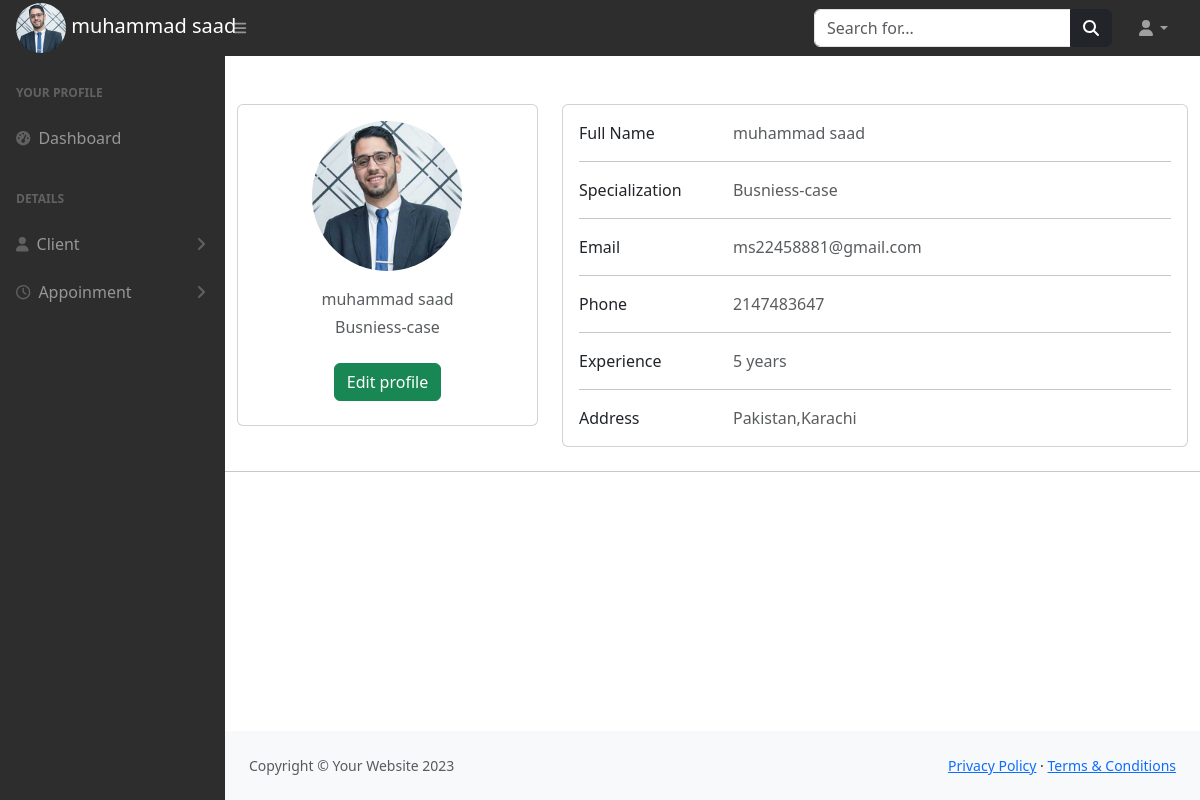
The page /lawyer-panel/lawyer.php (signed in) on the database its author committed.
### tables this page shows
CREATE TABLE `lawyer` (
  `id` int(255) NOT NULL,
  `name` varchar(255) NOT NULL,
  `case` int(255) NOT NULL,
  `email` varchar(255) NOT NULL,
  `password` varchar(255) NOT NULL,
  `phone` int(255) NOT NULL,
  `experience` varchar(255) NOT NULL,
  `address` text NOT NULL,
  `image` varchar(255) NOT NULL
);

CREATE TABLE `cases` (
  `cid` int(255) NOT NULL,
  `case_name` varchar(255) NOT NULL
);

### lawyer-panel/lawyer.php (the view, shortened to what this page needs)
<?php
include('includes/header.php');
include('includes/topbar.php');
include('includes/sidebar.php');
include("../config.php");
$lawyer_id=$_SESSION['id'];
$profile="SELECT*FROM `lawyer` as l inner join `cases` as c on l.case=c.cid where id='$lawyer_id'";
$query=mysqli_query($connection,$profile);
if (mysqli_num_rows($query)>0) {
  while ($data=mysqli_fetch_assoc($query)) {
?>
  <section >
  <div class="container  mt-5 ">
    <div class="row">
      <div class="col-lg-4">
        <div class="card mb-4 ">
          <div class="card-body text-center">
          <img src="<?php echo '../admin-panel/image/' .$data['image']?>" alt="avatar"
              class="rounded-circle img-fluid" style="width: 150px;height:150px">
            <p class="text-muted mb-1"><?php echo $data['name']?></p>
            <p class="text-muted mb-4"><?php echo $data['case_name']?></p>
            <div class="d-flex justify-content-center mb-2">
              <a href="updatelawyer.php?id=<?php echo $data['id']?>" class="btn btn-success">Edit profile</a>
            </div>
          </div>
        </div>
      </div>
      <div class="col-lg-8">
        <div class="card mb-4">
          <div class="card-body">
            <div class="row">
              <div class="col-sm-3">
                <p class="mb-0">Full Name</p>
              </div>
              <div class="col-sm-9">
                <p class="text-muted mb-0"><?php echo $data['name']?></p>
              </div>
            </div>
            <hr>
            <div class="row">
              <div class="col-sm-3">
                <p class="mb-0">Specialization</p>
              </div>
              <div class="col-sm-9">
                <p class="text-muted mb-0"><?php echo $data['case_name']?></p>
              </div>
            </div>
            <hr>
            <div class="row">
              <div class="col-sm-3">
                <p class="mb-0">Email</p>
              </div>
              <div class="col-sm-9">
                <p class="text-muted mb-0"><?php echo $data['email']?></p>
              </div>
            </div>
            <hr>
            <div class="row">
              <div class="col-sm-3">
                <p class="mb-0">Phone</p>
              </div>
              <div class="col-sm-9">
                <p class="text-muted mb-0"><?php echo $data['phone']?></p>
              </div>
            </div>
            <hr>
            <div class="row">
              <div class="col-sm-3">
                <p class="mb-0">Experience</p>
              </div>
              <div class="col-sm-9">
                <p class="text-muted mb-0"><?php echo $data['experience']?> years</p>
              </div>
            </div>
            <hr>
            <div class="row">
              <div class="col-sm-3">
                <p class="mb-0">Address</p>
              </div>
              <div class="col-sm-9">
                <p class="text-muted mb-0"><?php echo $data['address']?></p>
              </div>
            </div>
          </div>
        </div>
      </div>
      <hr>
      </section>
<?php
 }
}
?>
</body>
</html>
<?php
include('includes/footer.php');
?>

### lawyer-panel/includes/topbar.php (shortened to what this page needs)
<nav class="sb-topnav navbar navbar-expand navbar-dark" style="background-color:#2e2d2d;" >
            <?php
            include("../config.php");
            $id=$_SESSION['id'];
            $query="SELECT*FROM `lawyer` as l inner join `cases` as c on l.case=c.cid where id='$id'";
            $run=mysqli_query($connection,$query);
            if (mysqli_num_rows($run)>0) {
                while ($data=mysqli_fetch_assoc($run)) {
            ?>
            <a class="navbar-brand ps-3 mt-3 mb-3 " href="">
                <img src="<?php echo '../admin-panel/image/' .$data['image']?>" width="50px" style="border-radius:25px;"  alt="">
                <span><?php echo $data['name']?></span>
            </a>
            <?php }
            } ?>
            <button class="btn btn-link btn-sm order-1 order-lg-0 me-4 me-lg-0" id="sidebarToggle" href="#!"><i class="fas fa-bars"></i></button>
            <form class="d-none d-md-inline-block form-inline ms-auto me-0 me-md-3 my-2 my-md-0">
                <div class="input-group">
                    <input class="form-control" type="text" placeholder="Search for..." aria-label="Search for..." aria-describedby="btnNavbarSearch" />
                    <button class="btn btn-dark" id="btnNavbarSearch" type="button"><i class="fas fa-search"></i></button>
                </div>
            </form>
            <ul class="navbar-nav ms-auto ms-md-0 me-3 me-lg-4">
                <li class="nav-item dropdown">
                    <a class="nav-link dropdown-toggle" id="navbarDropdown" href="#" role="button" data-bs-toggle="dropdown" aria-expanded="false"><i class="fas fa-user fa-fw"></i></a>
                </li>
            </ul>
        </nav>

### rows shown on the page
lawyer: image (picture), name "muhammad saad", case.case_name "Busniess-case", email "ms22458881@gmail.com", phone "2147483647", experience "5", address "Pakistan,Karachi"
